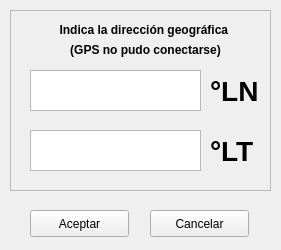
<?xml version="1.0" encoding="UTF-8"?>
<ui version="4.0">
 <class>MainWindow</class>
 <widget class="QMainWindow" name="MainWindow">
  <property name="geometry">
   <rect>
    <x>0</x>
    <y>0</y>
    <width>281</width>
    <height>250</height>
   </rect>
  </property>
  <property name="windowTitle">
   <string>Geolocaización</string>
  </property>
  <property name="windowIcon">
   <iconset>
    <normaloff>../src/icon/world.png</normaloff>../src/icon/world.png</iconset>
  </property>
  <widget class="QWidget" name="centralwidget">
   <widget class="QFrame" name="frame">
    <property name="geometry">
     <rect>
      <x>10</x>
      <y>10</y>
      <width>261</width>
      <height>181</height>
     </rect>
    </property>
    <property name="frameShape">
     <enum>QFrame::StyledPanel</enum>
    </property>
    <property name="frameShadow">
     <enum>QFrame::Raised</enum>
    </property>
    <widget class="QTextEdit" name="longitudEdit">
     <property name="geometry">
      <rect>
       <x>20</x>
       <y>60</y>
       <width>171</width>
       <height>41</height>
      </rect>
     </property>
     <property name="font">
      <font>
       <pointsize>20</pointsize>
      </font>
     </property>
    </widget>
    <widget class="QTextEdit" name="latitudEdit">
     <property name="geometry">
      <rect>
       <x>20</x>
       <y>120</y>
       <width>171</width>
       <height>41</height>
      </rect>
     </property>
     <property name="font">
      <font>
       <pointsize>20</pointsize>
      </font>
     </property>
    </widget>
    <widget class="QLabel" name="label">
     <property name="geometry">
      <rect>
       <x>30</x>
       <y>10</y>
       <width>211</width>
       <height>20</height>
      </rect>
     </property>
     <property name="font">
      <font>
       <weight>75</weight>
       <bold>true</bold>
      </font>
     </property>
     <property name="text">
      <string>&lt;html&gt;&lt;head/&gt;&lt;body&gt;&lt;p align=&quot;center&quot;&gt;Indica la dirección geográfica &lt;/p&gt;&lt;/body&gt;&lt;/html&gt;</string>
     </property>
    </widget>
    <widget class="QLabel" name="label_2">
     <property name="geometry">
      <rect>
       <x>30</x>
       <y>30</y>
       <width>211</width>
       <height>20</height>
      </rect>
     </property>
     <property name="font">
      <font>
       <weight>75</weight>
       <bold>true</bold>
      </font>
     </property>
     <property name="text">
      <string>&lt;html&gt;&lt;head/&gt;&lt;body&gt;&lt;p align=&quot;center&quot;&gt;(GPS no pudo conectarse)&lt;/p&gt;&lt;/body&gt;&lt;/html&gt;</string>
     </property>
    </widget>
    <widget class="QLabel" name="altlabel">
     <property name="geometry">
      <rect>
       <x>200</x>
       <y>125</y>
       <width>51</width>
       <height>31</height>
      </rect>
     </property>
     <property name="font">
      <font>
       <pointsize>21</pointsize>
       <weight>75</weight>
       <bold>true</bold>
      </font>
     </property>
     <property name="text">
      <string>°LT</string>
     </property>
    </widget>
    <widget class="QLabel" name="azlabel">
     <property name="geometry">
      <rect>
       <x>200</x>
       <y>65</y>
       <width>51</width>
       <height>31</height>
      </rect>
     </property>
     <property name="font">
      <font>
       <pointsize>21</pointsize>
       <weight>75</weight>
       <bold>true</bold>
      </font>
     </property>
     <property name="text">
      <string>°LN</string>
     </property>
    </widget>
   </widget>
   <widget class="QPushButton" name="okGoBtn">
    <property name="geometry">
     <rect>
      <x>30</x>
      <y>210</y>
      <width>99</width>
      <height>27</height>
     </rect>
    </property>
    <property name="text">
     <string>Aceptar</string>
    </property>
   </widget>
   <widget class="QPushButton" name="noGoBtn">
    <property name="geometry">
     <rect>
      <x>150</x>
      <y>210</y>
      <width>99</width>
      <height>27</height>
     </rect>
    </property>
    <property name="text">
     <string>Cancelar</string>
    </property>
   </widget>
  </widget>
 </widget>
 <resources/>
 <connections/>
</ui>
